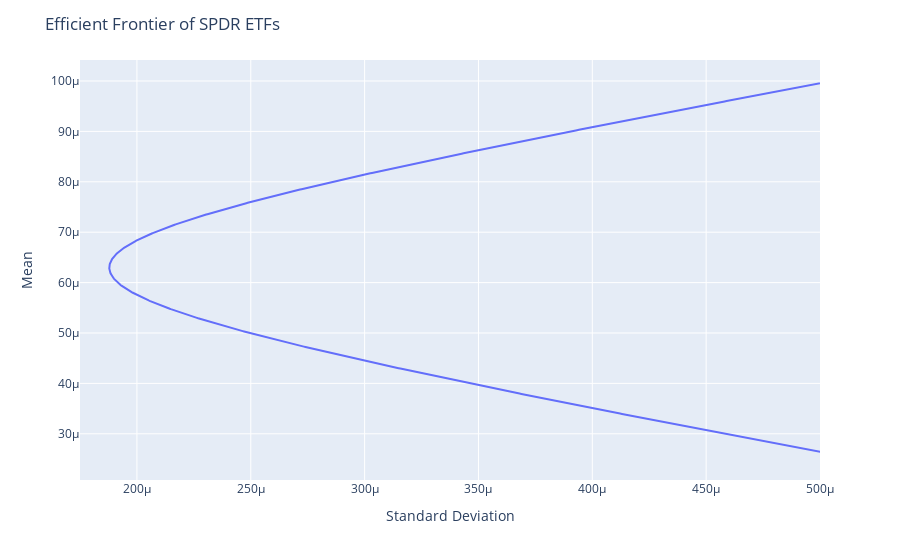

Write notebook code for a chart like this one.
### Code cell
# Calculate the mean and covariance matrix of returns
returns = pd.DataFrame()
for ticker in assets:
    returns[ticker] = data[ticker]['Return']
m = returns.mean()
sigma = returns.cov()
w, var = min_var_portfolio(m, sigma, 0.0005)

# Graph the efficient frontier 
means = np.linspace(0.000025, 0.0001, 1000)
variances = np.vectorize(lambda mu: min_var_portfolio(m, sigma, mu)[1])(means)
fig = px.line(x=np.sqrt(variances), y=means)
fig.update_layout(title='Efficient Frontier of SPDR ETFs',
                  xaxis_title='Standard Deviation',
                  yaxis_title='Mean')
fig.update_xaxes(range=[0.000175, 0.0005])
fig.show()

### Figure 1 — Plotly figure (JSON) as saved in the notebook; plotly's stock layout.template omitted (floating-point values rounded to 4 significant figures; data arrays with more than 128 entries replaced by an {"elided": "..."} marker saying what was removed)
{"data": [{"hovertemplate": "x=%{x}<br>y=%{y}<extra></extra>", "legendgroup": "", "line": {"color": "#636efa", "dash": "solid"}, "marker": {"symbol": "circle"}, "mode": "lines", "name": "", "orientation": "v", "showlegend": false, "type": "scatter", "x": {"elided": "1000 float values"}, "xaxis": "x", "y": {"elided": "1000 float values"}, "yaxis": "y"}], "layout": {"legend": {"tracegroupgap": 0}, "margin": {"t": 60}, "title": {"text": "Efficient Frontier of SPDR ETFs"}, "xaxis": {"anchor": "y", "domain": [0, 1], "range": [0.000175, 0.0005], "title": {"text": "Standard Deviation"}}, "yaxis": {"anchor": "x", "domain": [0, 1], "title": {"text": "Mean"}}}}
